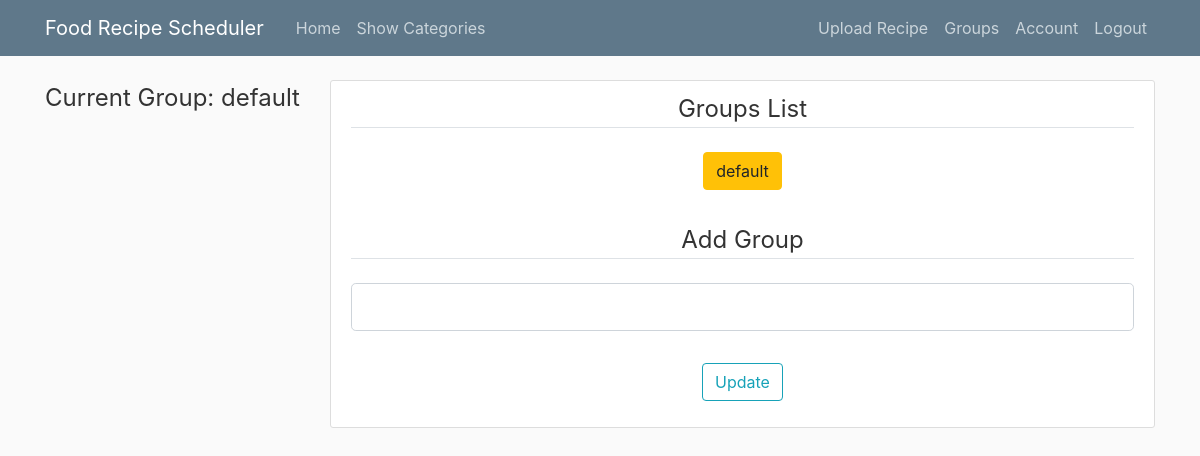
/groups (signed in), run on an earlier commit of the app's database.
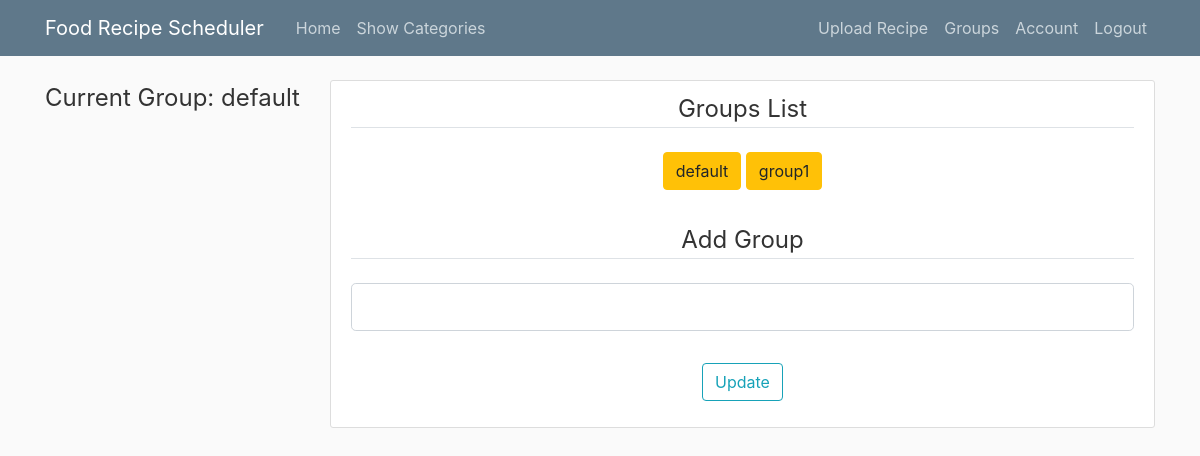
And on a later commit of the database.
### recipe_scheduler/models.py (models this page shows)
class Group(db.Model):
    __table_name__ = 'group'
    id = db.Column(db.Integer, primary_key=True)
    group_name = db.Column(db.String(50), unique=False)
    events = db.relationship('Event', backref='event_group', lazy=True)
    categories = db.relationship('Category', backref='category_group', lazy=True)
    def to_dict(self):
        return {
            'id': self.id,
            'group_name': self.group_name,
            'events': self.events
        }

### recipe_scheduler/users/routes.py (the view, shortened to what this page needs)
@users.route('/groups', methods=['GET', 'POST'])
@login_required
def show_groups():
    select_group = current_user.get_current_group()
    user_list = current_user.user_groups
    form = GroupForm()
    groups = [r.to_dict() for r in current_user.user_groups]
    return render_template('show_groups.html', title='Groups List',
                           groups=groups,
                           user_list=user_list, select_group=int(select_group),
                           form=form)

### recipe_scheduler/users/forms.py
class GroupForm(FlaskForm):
    group_name = StringField(
        'Group',
        validators=[DataRequired()]
    )
    submit = SubmitField('Update')

### recipe_scheduler/models.py (called while the page is built)
@login_manager.user_loader
def loader_user(user_id):
    return User.query.get(int(user_id))

    def get_current_group(self):
        return self.current_group

### recipe_scheduler/templates/show_groups.html (shortened to what this page needs)
{% extends "layout.html" %}
{% block content %}
<div class="content-section">
        <fieldset class="form-group">
            <legend class="border-bottom mb-4">{{ title }}</legend>
            <div class="form-group">
                    {% for group in groups %}
                        <a class="btn btn-warning" href="{{ url_for('users.update_groups', group_id=group['id'] ) }}">{{ group["group_name"] }}</a>
                    {% endfor %}
            </div>
        </fieldset>
        <form method="POST" action="">
            <fieldset class="form-group">
                <legend class="border-bottom mb-4">Add Group</legend>
                    <div class="form-group">
                        {% if form.group_name.errors %}
                            {{ form.group_name(class="form-control form-control-lg is-invalid") }}
                            <div class="invalid-feedback">
                                {% for error in form.group_name.errors %}
                                    <span>{{ error }}</span>
                                {% endfor %}
                            </div>
                        {% else %}
                            {{ form.group_name(class="form-control form-control-lg") }}
                        {% endif %}
                    </div>
            </fieldset>
            <div class="form-group">
                {{ form.submit(class="btn btn-outline-info") }}
            </div>
        </form>
</div>
{% endblock content %}

### recipe_scheduler/templates/sub_menu.html (shortened to what this page needs)
{% if current_user.is_authenticated %}
<form name="myForm" action="{{ url_for('main.home') }}" method="post" id="submit-form-group">
        {% if group_title %}
        <button type="button" class="btn btn-info btn-block" data-toggle="collapse" data-target="#submenu-group">
            {{ group_title }}</button>
        <div id="submenu-group" class="collapse">
            {% for i in user_list%}
                {% if i.id == select_group %}
                    <input type="radio" checked="checked" name="group_options" id="option-{{i.id}}" value="{{i.id}}"> {{i.group_name}} </input><br>
                {% else %}
                    <input type="radio" name="group_options" id="option-{{i.id}}" value="{{i.id}}"> {{i.group_name}} </input><br>
                {% endif %}
            {% endfor %}
        </div>
        {% else %}
                {% for i in user_list%}
                    {% if i.id == select_group %}
                        <legend class="mb-4">Current Group: {{i.group_name}}</legend>
                    {% endif %}
                {% endfor %}
        {% endif%}
</form>
{% endif %}

What changed in the data, as far as the page shows it:
added Group: group_name "group1", shown under "Groups List"
